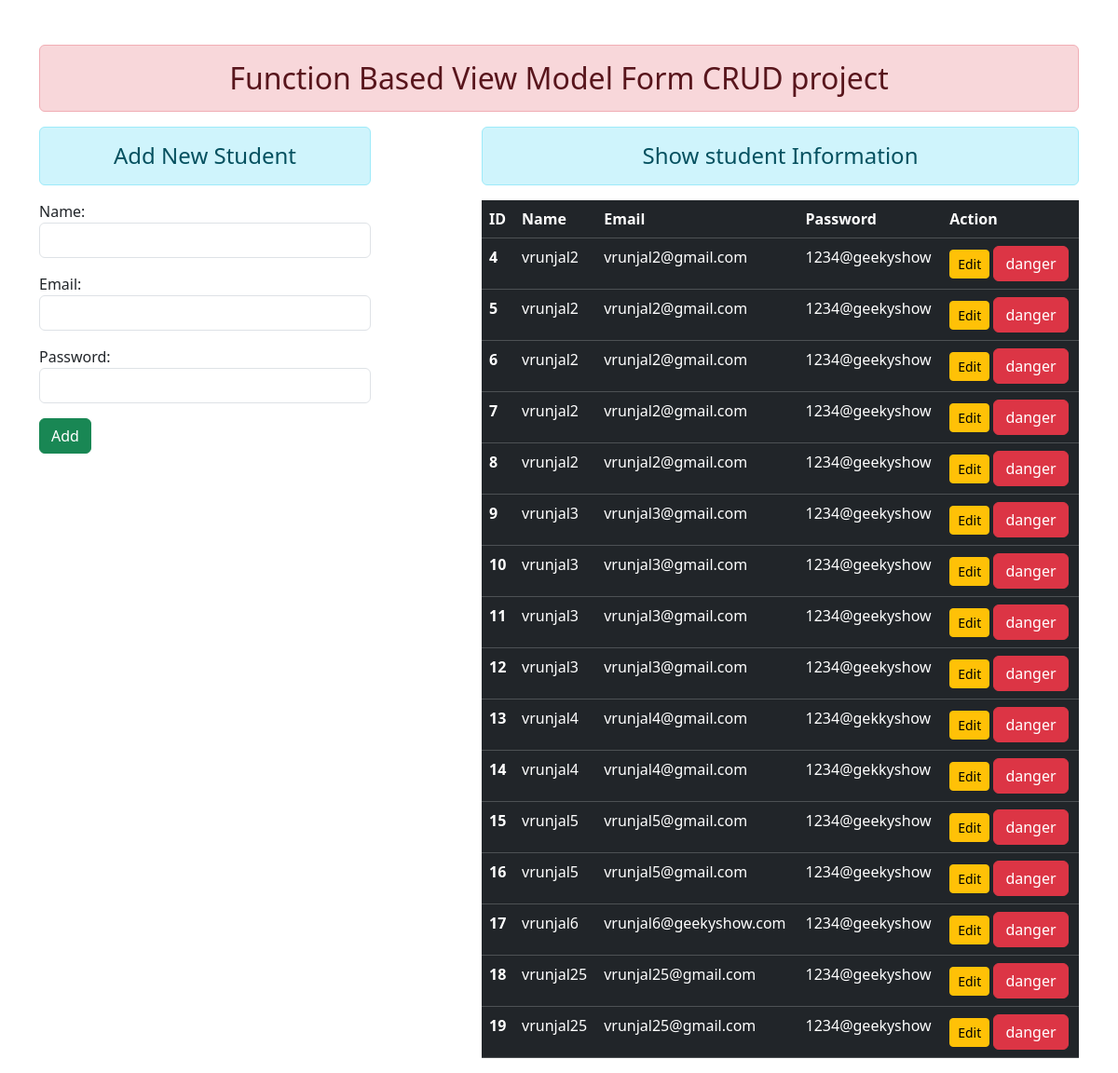
Before: / with the older database file.
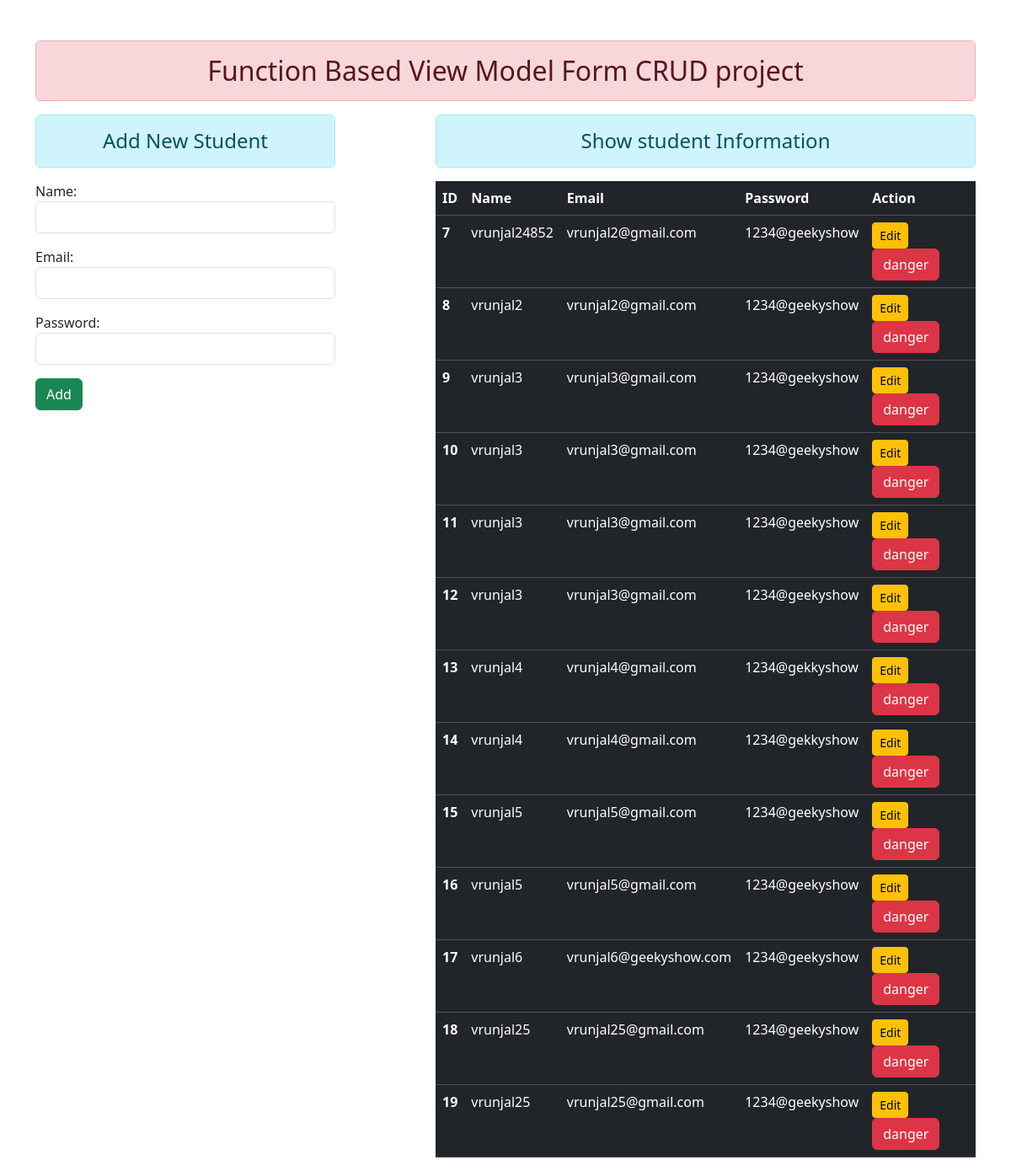
After: the same page with the newer database file.
### app_enroll/models.py (models this page shows)
class User(models.Model):
    name=models.CharField(max_length=70)
    email=models.EmailField(max_length=70)
    password=models.CharField(max_length=70)

### app_enroll/views.py (the view)
# urls.py: path('',add_show,name="addandshow"),
def add_show(request):
    if request.method == "POST":
        fm=StudentRegistration(request.POST)
        if fm.is_valid():
            nm=fm.cleaned_data['name']
            em=fm.cleaned_data['email']
            pw=fm.cleaned_data['password']
            reg=User(name=nm,email=em,password=pw)
            reg.save()
            fm=StudentRegistration()
    else:
        fm=StudentRegistration()
    stud = User.objects.all()
    return render(request,'app_enroll/addandshow.html',{'form':fm ,'stu':stud})

### app_enroll/forms.py
class StudentRegistration(forms.ModelForm):
    class Meta:
        model=User
        fields=['name','email','password']
        widgets={
            'name':forms.TextInput(attrs={'class':'form-control'}),
            'email':forms.TextInput(attrs={'class':'form-control'}),
            'password':forms.PasswordInput(render_value=True, attrs={'class':'form-control'}),
        }

### app_enroll/templates/app_enroll/addandshow.html (shortened to what this page needs)
{% extends 'app_enroll/base.html' %}
{% block content %}
    <div class="row">
        <div class="col-sm-4">
            <h4 class="text-center alert alert-info">Add New Student</h4>
            <form action="" method="POST">
                {{form.as_p}}
                <input type="submit" class="btn btn-success" value="Add">
            </form>
        </div>
        <div class="col-sm-7 offset-1">
            <h4 class="text-center alert alert-info">Show student Information</h4>
            {% if stu %}
                <table class="table table-hover table-dark">
                    <thead>
                        <tr>
                        <th scope="col">ID</th>
                        <th scope="col">Name</th>
                        <th scope="col">Email</th>
                        <th scope="col">Password</th>
                        <th scope="col">Action</th>
                        </tr>
                    </thead>
                    <tbody>
                        {% for st in stu %}
                            <tr>
                                <th scope="row">{{st.id}}</th>
                                <td>{{st.name}}</td>
                                <td>{{st.email}}</td>
                                <td>{{st.password}}</td>
                                <td>
                                <a href="{% url 'updatedata' st.id %}" class="btn btn-warning btn-sm">Edit</a>
                                <form action="{% url 'deletedata' st.id %}" method="POST" class="d-inline">
                                    <input type="submit" class="btn btn-danger" value="danger">
                                </form>
                                </td>
                            </tr>
                        {% endfor %}
                    </tbody>
                </table>
            {% else %}
                <h4 text-center alert alert-warning>No Data</h4>
            {% endif %}
        </div>
    </div>
{% endblock content %}

### app_enroll/templates/app_enroll/base.html (shortened to what this page needs)
<!DOCTYPE html>
{% load static %}
<html>
<head>
    <link rel="stylesheet" href="{% static 'app_enroll/css/bootstrap.min.css' %}" >
</head>
<body>
    <div class="container mt-5">
        <h2 class="text-center alert alert-danger">Function Based View Model Form CRUD project</h2>
        {% block content %}{% endblock content %}
    </div>
</body>
</html>

Changed rows visible on the page:
removed User: id "4", name "vrunjal2", email "vrunjal2@gmail.com", password "1234@geekyshow"
removed User: id "5", name "vrunjal2", email "vrunjal2@gmail.com", password "1234@geekyshow"
removed User: id "6", name "vrunjal2", email "vrunjal2@gmail.com", password "1234@geekyshow"
changed User id 7: name "vrunjal2" → "vrunjal24852"
